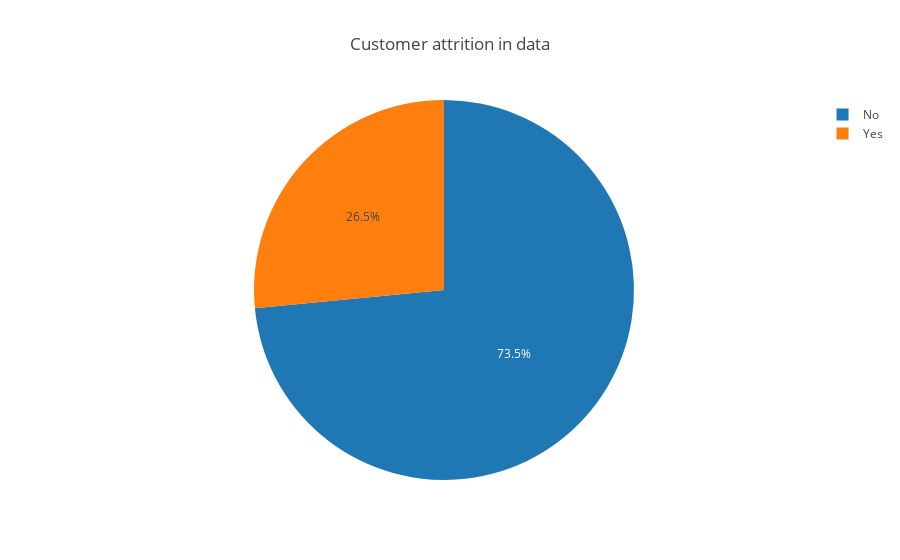

The notebook cell this image was saved under:
### Code cell
lab=dataset['Churn'].value_counts().keys().tolist()

val=dataset['Churn'].value_counts().tolist()

trace=go.Pie(labels=lab,values=val)

layout=go.Layout(dict(title="Customer attrition in data"))

data=[trace]
fig=go.Figure(data=data,layout=layout)
py.iplot(fig)

### Figure 1 — Plotly figure (JSON) as saved in the notebook; plotly's stock layout.template omitted (floating-point values rounded to 4 significant figures)
{"data": [{"labels": ["No", "Yes"], "type": "pie", "uid": "c7b79c5e-75f2-483f-a675-07f7033c72ec", "values": [5174, 1869]}], "layout": {"title": "Customer attrition in data"}}
